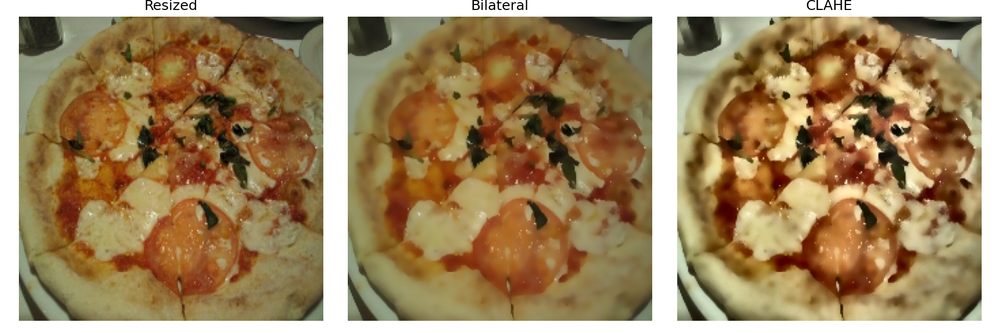
#> input picture 02_preprocessing/images/preprocessing_steps.png, 1000 x 333 px, shrunk from 1800 x 600 before the run
$ python hog_features.py   (older library calls are emulated)
#> lines starting #> are read from the running program, lines starting #| are printed output that depends on the picture
### src/image_utils.py
"""
utils/image_utils.py
======================
Hàm tiện ích dùng chung cho toàn bộ project.
"""
import cv2, numpy as np, matplotlib.pyplot as plt, os
import sys
import io
sys.stdout = io.TextIOWrapper(sys.stdout.buffer, encoding='utf-8')

def load_or_create(path, size=(300,400)):
    """Đọc ảnh BGR. Nếu không có → tạo ảnh mẫu."""
#> called with size = (300, 400)
    img = cv2.imread(path)
#> img is the input picture: shape (333, 1000, 3); mean B, G, R 97.1, 135, 160.3
    if img is not None:
        return img
    print(f"Không tìm thấy {path}. Tạo ảnh mẫu...")
    return _create_sample(size)

# [33 lines left out: functions _create_sample, show_images, print_info, not called in this run]

### 04_HOG_SVM/hog_features.py
"""
HOG (Histogram of Oriented Gradients)

PIPELINE HOG (5 bước):
  ① Gradient computation  : tính Gx, Gy → magnitude + direction
  ② Cell histogram        : mỗi cell 8×8px → histogram 9 bins (0°–180°)
  ③ Block normalization   : nhóm 2×2 cells → normalize L2 → bất biến ánh sáng
  ④ Feature vector        : ghép tất cả block → 1 vector dài
  ⑤ Classifier (SVM)      : SVM dùng feature vector để phân loại

TẠI SAO HOG HOẠT ĐỘNG?
  - Gradient nắm bắt cấu trúc hình dạng (edges, corners)
  - Bất biến với thay đổi nhỏ về màu sắc và ánh sáng (do normalize)
  - Histogram ổn định hơn so với dùng gradient trực tiếp

Chạy: python 04_segmentation_detection/detection/hog_features.py
"""

import sys, os
sys.path.append(os.path.join(os.path.dirname(__file__), ".."))
import cv2
import numpy as np
import matplotlib.pyplot as plt
from skimage.feature import hog
from skimage import exposure
from src.image_utils import load_or_create


# ─────────────────────────────────────────────────────────────
# BƯỚC 1: GRADIENT COMPUTATION
# ─────────────────────────────────────────────────────────────

def compute_gradients(gray: np.ndarray) -> tuple:
    """
    Tính gradient theo X và Y bằng bộ lọc [-1, 0, 1].
    OpenCV dùng kernel: Gx = [-1, 0, 1] ; Gy = [-1, 0, 1]ᵀ

    Returns:
        gx, gy      : gradient theo X và Y
        magnitude   : |∇f| = √(Gx² + Gy²)
        direction   : θ = arctan(Gy/Gx), lấy giá trị [0°, 180°]
    """
    gx        = cv2.Sobel(gray, cv2.CV_64F, 1, 0, ksize=1)
    gy        = cv2.Sobel(gray, cv2.CV_64F, 0, 1, ksize=1)
    magnitude = np.sqrt(gx**2 + gy**2)
    direction = np.degrees(np.arctan2(np.abs(gy), np.abs(gx)))  # [0°, 90°]
    # Mở rộng ra [0°, 180°] theo convention HOG
    direction_full = np.degrees(np.arctan2(gy, gx)) % 180

    return gx, gy, magnitude, direction_full


def visualize_gradients(img: np.ndarray, save_dir="images"):
    """Trực quan hoá gradient – bước đầu tiên của HOG."""
    gray = cv2.cvtColor(img, cv2.COLOR_BGR2GRAY) if img.ndim == 3 else img
    gx, gy, mag, direction = compute_gradients(gray)

    fig, axes = plt.subplots(2, 3, figsize=(16, 10))
    fig.suptitle("HOG – Bước 1: Gradient Computation", fontsize=14, fontweight="bold")

    data = [
        (gray,                          "Ảnh Grayscale",           "gray"),
        (np.abs(gx),                    "Gx (gradient ngang)",     "RdBu_r"),
        (np.abs(gy),                    "Gy (gradient dọc)",       "RdBu_r"),
        (mag,                           "Magnitude |∇f|",          "hot"),
        (direction,                     "Direction θ (0°–180°)",   "hsv"),
        (np.clip(mag, 0, 255).astype(np.uint8), "Magnitude (clipped)", "gray"),
    ]

    for ax, (d, title, cmap) in zip(axes.flat, data):
        im = ax.imshow(d, cmap=cmap)
        ax.set_title(title, fontsize=11); ax.axis("off")
        plt.colorbar(im, ax=ax, fraction=0.046)

    plt.tight_layout()
    os.makedirs(save_dir, exist_ok=True)
    plt.savefig(f"{save_dir}/hog_step1_gradient.png", dpi=150)
    plt.show()


# ─────────────────────────────────────────────────────────────
# BƯỚC 2 + 3: CELL HISTOGRAM & BLOCK NORMALIZATION
# ─────────────────────────────────────────────────────────────

def cell_histogram_demo(gray: np.ndarray, save_dir="images"):
    """
    Demo tính histogram gradient trong 1 cell 8×8.
    9 bins: [0°,20°), [20°,40°), ..., [160°,180°)
    """
    # Lấy vùng nhỏ (1 cell ví dụ)
    h, w = gray.shape
    cell = gray[h//2 - 4 : h//2 + 4, w//2 - 4 : w//2 + 4]

    gx    = cv2.Sobel(cell.astype(np.float64), cv2.CV_64F, 1, 0, ksize=1)
    gy    = cv2.Sobel(cell.astype(np.float64), cv2.CV_64F, 0, 1, ksize=1)
    mag_c = np.sqrt(gx**2 + gy**2)
    ang_c = np.degrees(np.arctan2(np.abs(gy), np.abs(gx)))

    bins   = np.arange(0, 180, 20)   # 9 bins: 0,20,40,...,160
    hist   = np.zeros(9)
    labels = [f"{b}°" for b in bins]

    # Tích luỹ magnitude vào bin tương ứng (soft assignment đơn giản)
    for r in range(8):
        for c in range(8):
            bin_idx = int(ang_c[r, c] // 20) % 9
            hist[bin_idx] += mag_c[r, c]

    fig, axes = plt.subplots(1, 3, figsize=(14, 4))
    fig.suptitle("HOG – Bước 2: Cell Histogram (1 ô 8×8)", fontsize=13)

    axes[0].imshow(cv2.resize(cell, (64, 64), interpolation=cv2.INTER_NEAREST), cmap="gray")
    axes[0].set_title("Cell 8×8 (phóng to)"); axes[0].axis("off")

    im = axes[1].imshow(mag_c, cmap="hot"); axes[1].set_title("Gradient magnitude")
    plt.colorbar(im, ax=axes[1])

    axes[2].bar(labels, hist, color="steelblue", edgecolor="navy")
    axes[2].set_title("Histogram 9 bins (0°–180°)")
    axes[2].set_xlabel("Bin (hướng gradient)"); axes[2].set_ylabel("Tổng magnitude")

    plt.tight_layout()
    plt.savefig(f"{save_dir}/hog_step2_cell_hist.png", dpi=150)
    plt.show()


# ─────────────────────────────────────────────────────────────
# FULL HOG FEATURE EXTRACTION
# ─────────────────────────────────────────────────────────────

def extract_hog_features(img: np.ndarray,
                          orientations: int = 9,
                          pixels_per_cell: tuple = (8, 8),
                          cells_per_block: tuple = (2, 2)) -> tuple:
    """
    Trích xuất HOG features bằng scikit-image.

    Args:
        orientations    : số bins histogram (thường 9)
        pixels_per_cell : kích thước 1 cell tính bằng pixel
        cells_per_block : số cell theo mỗi chiều trong 1 block

    Returns:
        features  : 1D numpy array – HOG descriptor
        hog_image : ảnh visualisation HOG
    """
    gray = cv2.cvtColor(img, cv2.COLOR_BGR2GRAY) if img.ndim == 3 else img

    features, hog_image = hog(
        gray,
        orientations=orientations,
        pixels_per_cell=pixels_per_cell,
        cells_per_block=cells_per_block,
        visualize=True,
        feature_vector=True,
        block_norm="L2-Hys",
    )
    # Tăng độ tương phản để dễ nhìn
    hog_vis = exposure.rescale_intensity(hog_image, in_range=(0, 10))
    return features, hog_vis


def visualize_full_hog(img: np.ndarray, save_dir="images"):
    """So sánh ảnh gốc và HOG visualization."""
    gray = cv2.cvtColor(img, cv2.COLOR_BGR2GRAY) if img.ndim == 3 else img
    features, hog_vis = extract_hog_features(img)

    # Tính số chiều feature vector
    h, w = gray.shape
    n_cells_x = w // 8; n_cells_y = h // 8
    n_blocks_x = n_cells_x - 1; n_blocks_y = n_cells_y - 1
    n_features = n_blocks_x * n_blocks_y * 4 * 9  # blocks × 4cells/block × 9bins

    fig, axes = plt.subplots(1, 3, figsize=(16, 5))
    fig.suptitle("HOG – Full Feature Extraction", fontsize=14, fontweight="bold")

    axes[0].imshow(cv2.cvtColor(img, cv2.COLOR_BGR2RGB) if img.ndim==3 else gray,
                   cmap="gray" if img.ndim==2 else None)
    axes[0].set_title("Ảnh Gốc"); axes[0].axis("off")

    axes[1].imshow(gray, cmap="gray")
    axes[1].set_title(f"Grayscale\n{w}×{h} px"); axes[1].axis("off")

    axes[2].imshow(hog_vis, cmap="gray")
    axes[2].set_title(f"HOG Visualization\n{len(features):,} features")
    axes[2].axis("off")

    plt.tight_layout()
    os.makedirs(save_dir, exist_ok=True)
    plt.savefig(f"{save_dir}/hog_visualization.png", dpi=150)
    plt.show()

    print(f"\n📊 HOG Feature Vector Info:")
    print(f"   Ảnh       : {w}×{h} px")
    print(f"   Cells     : {n_cells_x}×{n_cells_y} = {n_cells_x*n_cells_y} cells")
    print(f"   Blocks    : {n_blocks_x}×{n_blocks_y} = {n_blocks_x*n_blocks_y} blocks")
    print(f"   Features  : {len(features):,} chiều")
    print(f"   = {n_blocks_x*n_blocks_y} blocks × 4 cells/block × 9 bins = {n_features}")


# ─────────────────────────────────────────────────────────────
# SO SÁNH THAM SỐ
# ─────────────────────────────────────────────────────────────

def parameter_study(img: np.ndarray, save_dir="images"):
    """Ảnh hưởng của các tham số HOG lên kết quả."""
    gray = cv2.cvtColor(img, cv2.COLOR_BGR2GRAY) if img.ndim == 3 else img

    configs = [
        (9,  (4,  4),  (2, 2), "Fine\n4×4 cells"),
        (9,  (8,  8),  (2, 2), "Default\n8×8 cells"),
        (9,  (16, 16), (2, 2), "Coarse\n16×16 cells"),
        (4,  (8,  8),  (2, 2), "4 orientations"),
        (18, (8,  8),  (2, 2), "18 orientations"),
    ]

    fig, axes = plt.subplots(2, len(configs) + 1, figsize=(22, 9))
    fig.suptitle("Ảnh Hưởng Tham Số HOG", fontsize=14, fontweight="bold")

    axes[0][0].imshow(gray, cmap="gray"); axes[0][0].set_title("Gốc"); axes[0][0].axis("off")
    axes[1][0].axis("off")

    for j, (orient, ppc, cpb, label) in enumerate(configs, 1):
        try:
            feats, hog_vis = hog(gray, orientations=orient,
                                  pixels_per_cell=ppc, cells_per_block=cpb,
                                  visualize=True, feature_vector=True)
            hog_vis = exposure.rescale_intensity(hog_vis, in_range=(0, 10))
            axes[0][j].imshow(gray, cmap="gray")
            axes[0][j].set_title(label, fontsize=9); axes[0][j].axis("off")
            axes[1][j].imshow(hog_vis, cmap="gray")
            axes[1][j].set_title(f"{len(feats):,} features", fontsize=9)
            axes[1][j].axis("off")
        except Exception:
            axes[0][j].axis("off"); axes[1][j].axis("off")

    axes[0][0].set_ylabel("Ảnh", fontsize=11)
    axes[1][0].set_ylabel("HOG Vis", fontsize=11)
    plt.tight_layout()
    plt.savefig(f"{save_dir}/hog_parameters.png", dpi=150)
    plt.show()


if __name__ == "__main__":
    sample_path = os.path.join(os.path.dirname(__file__), "..", "02_preprocessing", "images", "preprocessing_steps.png")
    img = load_or_create(sample_path)
    gray = cv2.cvtColor(img, cv2.COLOR_BGR2GRAY)
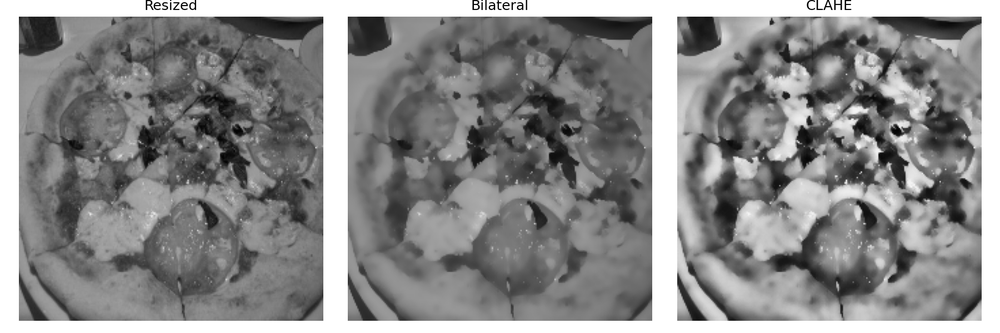
#> gray: shape (333, 1000); min 0, max 255, mean 138.2

    print("=== HOG: BƯỚC 1 – GRADIENT ===")
    visualize_gradients(img)
#> in compute_gradients, `gy        = cv2.Sobel(gray, cv2.CV_64F, 0, 1, ksize=1)`:
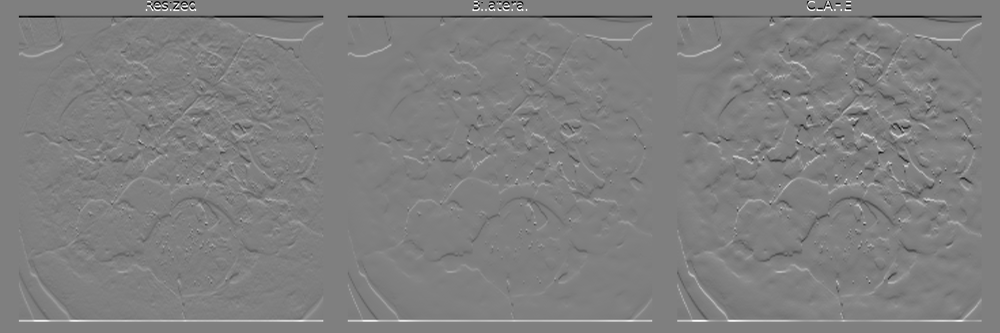
#> gy: shape (333, 1000) float64; min -255, max 255, mean 0; drawn with min black and max white
#> in compute_gradients, `direction = np.degrees(np.arctan2(np.abs(gy), np.abs(gx)))`:
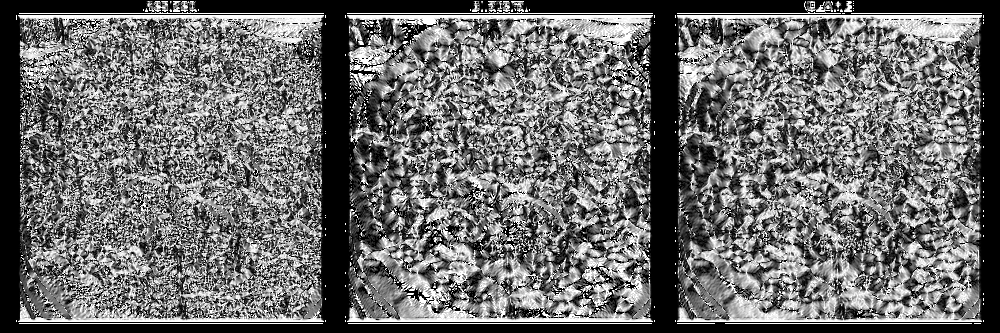
#> direction: shape (333, 1000) float64; min 0, max 90, mean 38.5; drawn with min black and max white
#> in compute_gradients, `direction_full = np.degrees(np.arctan2(gy, gx)) % 180`:
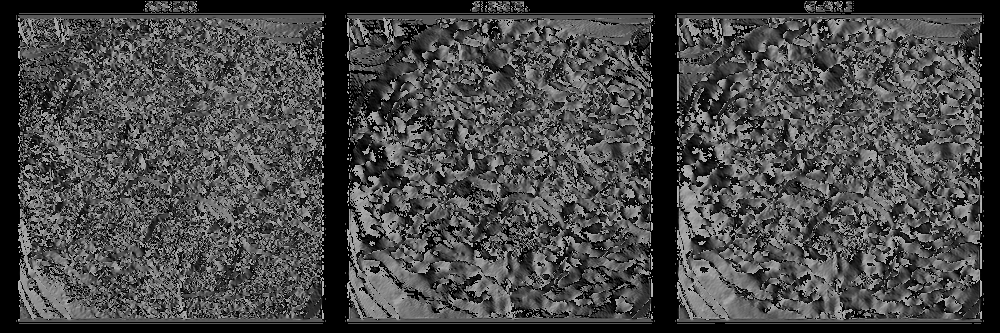
#> direction_full: shape (333, 1000) float64; min 0, max 179.8, mean 72.4
#> the loop in visualize_gradients, `for ax, (d, title, cmap) in zip(axes.flat, data):` made 6 passes
#> (title, cmap) on passes 1 to 6: ('Ảnh Grayscale', 'gray'), ('Gx (gradient ngang)', 'RdBu_r'), ('Gy (gradient dọc)', 'RdBu_r'), ('Magnitude |∇f|', 'hot'), ('Direction θ (0°–180°)', 'hsv'), ('Magnitude (clipped)', 'gray')
#> in visualize_gradients, `plt.savefig(f"{save_dir}/hog_step1_gradient.png", dpi=150)`:
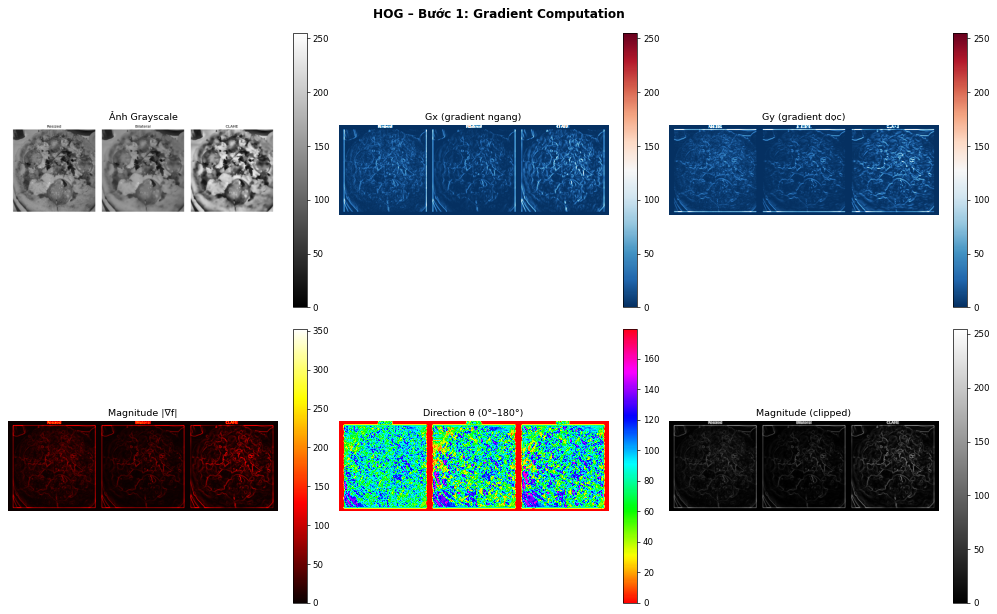
#> figure drawn by matplotlib, 12 panels

    print("\n=== HOG: BƯỚC 2 – CELL HISTOGRAM ===")
    cell_histogram_demo(gray)
#> after the loop in cell_histogram_demo, `for r in range(8):`: hist = [118.7, 132.5, 42.15, 24.62, 48, 0, 0, 0, 0]

    print("\n=== HOG: FULL VISUALIZATION ===")
    visualize_full_hog(img)

    print("\n=== HOG: SO SÁNH THAM SỐ ===")
    parameter_study(img)
#> the loop in parameter_study, `for j, (orient, ppc, cpb, label) in enumerate(configs, 1):` made 5 passes
#> pass 1, in parameter_study, `hog_vis = exposure.rescale_intensity(hog_vis, in_range=(0, 10))`:
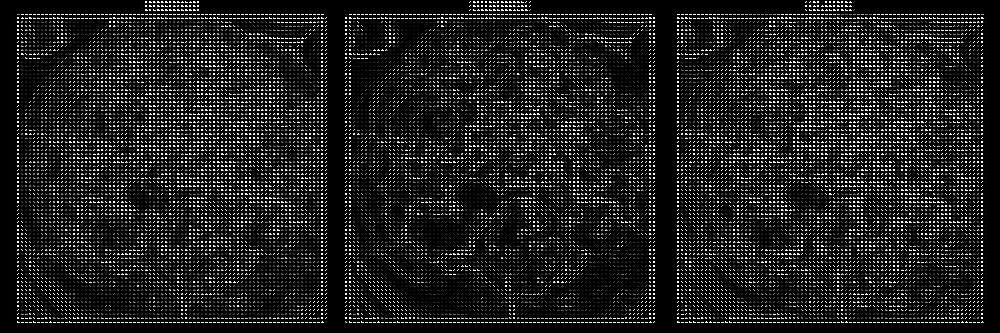
#> hog_vis: shape (333, 1000) float64; min 0, max 1, mean 0.12
#> in parameter_study, `plt.savefig(f"{save_dir}/hog_parameters.png", dpi=150)`:
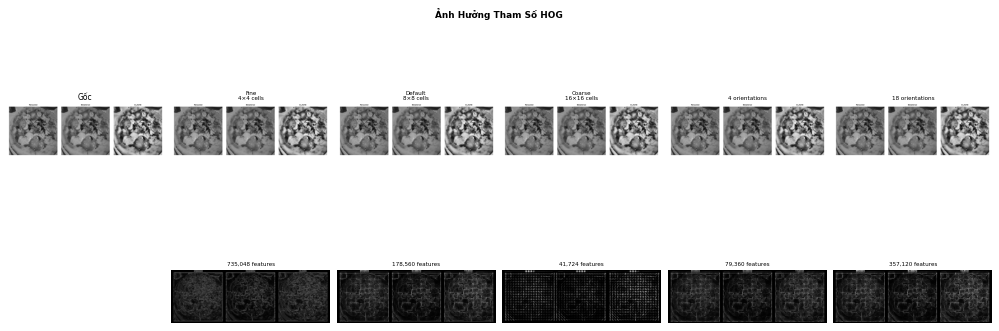
#> figure drawn by matplotlib, 11 panels

$ run again, with 02_preprocessing/images/analysis_1191146.png copied over 02_preprocessing/images/preprocessing_steps.png
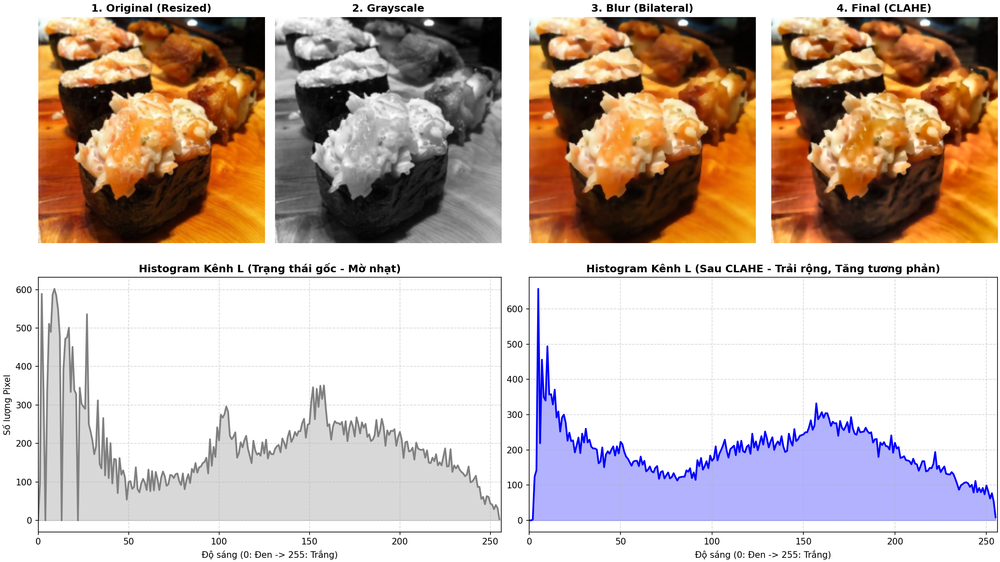
#> input picture 02_preprocessing/images/analysis_1191146.png, 1000 x 562 px, shrunk from 2400 x 1350 before the run
#> in load_or_create, img is the input picture: shape (562, 1000, 3); mean B, G, R 176.9, 185.4, 201.5
#> in compute_gradients, `direction_full = np.degrees(np.arctan2(gy, gx)) % 180`:
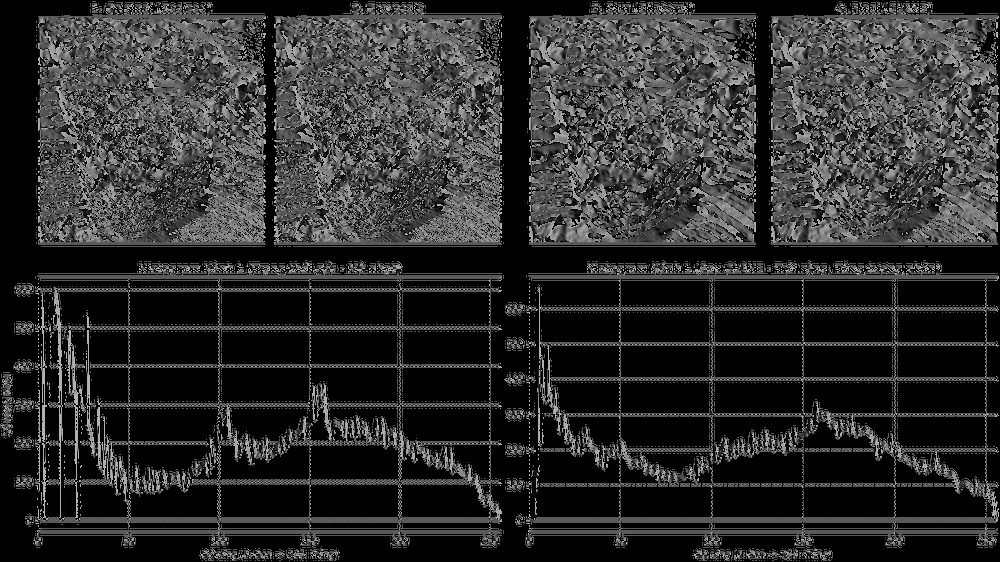
#> direction_full: shape (562, 1000) float64; min 0, max 179.8, mean 45.3
#> the loop in visualize_gradients, `for ax, (d, title, cmap) in zip(axes.flat, data):` made 6 passes
#> (title, cmap) on passes 1 to 6: ('Ảnh Grayscale', 'gray'), ('Gx (gradient ngang)', 'RdBu_r'), ('Gy (gradient dọc)', 'RdBu_r'), ('Magnitude |∇f|', 'hot'), ('Direction θ (0°–180°)', 'hsv'), ('Magnitude (clipped)', 'gray')
#> after the loop in cell_histogram_demo, `for r in range(8):`: hist = [2958.1, 0, 197.2, 147.3, 443, 0, 0, 0, 0]
#> the loop in parameter_study, `for j, (orient, ppc, cpb, label) in enumerate(configs, 1):` made 5 passes
#> pass 3, in parameter_study, `hog_vis = exposure.rescale_intensity(hog_vis, in_range=(0, 10))`:
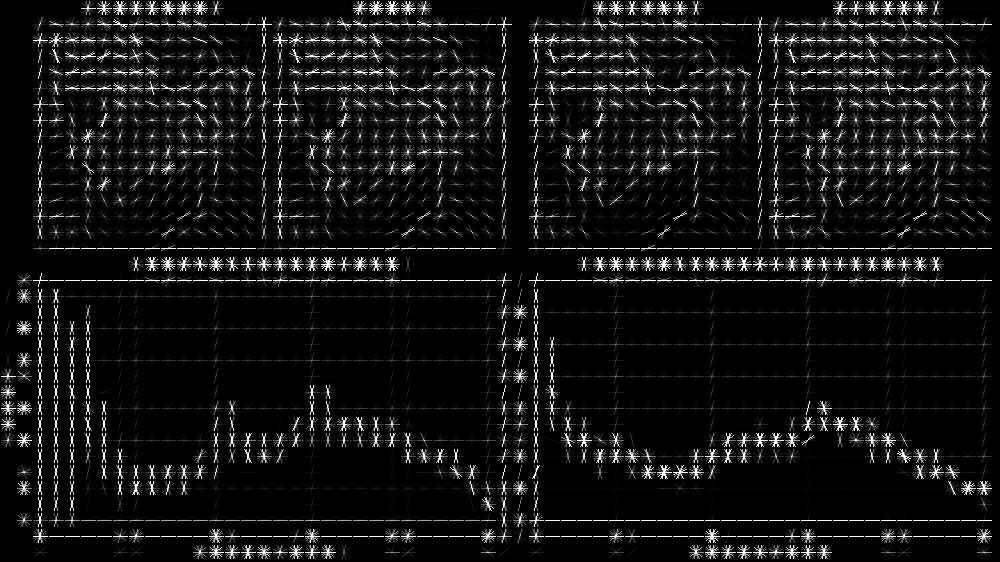
#> hog_vis: shape (562, 1000) float64; min 0, max 1, mean 0.0764
